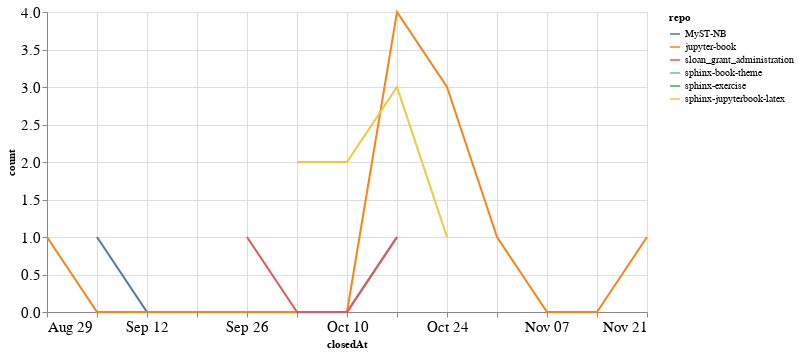

Here is the notebook cell this chart was saved with:
### Code cell
closed_by_time = closed_by.groupby('repo').resample('W', on='closedAt').count()['author'].reset_index()
closed_by_time = closed_by_time.rename(columns={'author': 'count'})

alt.Chart(closed_by_time, width=600).mark_line().encode(
    x='closedAt',
    y='count',
    color='repo',
    tooltip="repo"
)

### Figure 1 — Vega-Lite specification as saved in the notebook (floating-point values rounded to 4 significant figures)
{"config": {"axisLeft": {"labelFontSize": 15}, "axisBottom": {"labelFontSize": 15}}, "data": {"name": "data-381621defedd694deb08a49ba03356b9"}, "mark": "line", "encoding": {"color": {"type": "nominal", "field": "repo"}, "tooltip": {"type": "nominal", "field": "repo"}, "x": {"type": "temporal", "field": "closedAt"}, "y": {"type": "quantitative", "field": "count"}}, "width": 600, "$schema": "https://vega.github.io/schema/vega-lite/v4.8.1.json", "datasets": {"data-381621defedd694deb08a49ba03356b9": [{"repo": "MyST-NB", "closedAt": "2021-09-05T00:00:00", "count": 1}, {"repo": "MyST-NB", "closedAt": "2021-09-12T00:00:00", "count": 0}, {"repo": "MyST-NB", "closedAt": "2021-09-19T00:00:00", "count": 0}, {"repo": "MyST-NB", "closedAt": "2021-09-26T00:00:00", "count": 0}, {"repo": "MyST-NB", "closedAt": "2021-10-03T00:00:00", "count": 0}, {"repo": "MyST-NB", "closedAt": "2021-10-10T00:00:00", "count": 0}, {"repo": "MyST-NB", "closedAt": "2021-10-17T00:00:00", "count": 1}, {"repo": "jupyter-book", "closedAt": "2021-08-29T00:00:00", "count": 1}, {"repo": "jupyter-book", "closedAt": "2021-09-05T00:00:00", "count": 0}, {"repo": "jupyter-book", "closedAt": "2021-09-12T00:00:00", "count": 0}, {"repo": "jupyter-book", "closedAt": "2021-09-19T00:00:00", "count": 0}, {"repo": "jupyter-book", "closedAt": "2021-09-26T00:00:00", "count": 0}, {"repo": "jupyter-book", "closedAt": "2021-10-03T00:00:00", "count": 0}, {"repo": "jupyter-book", "closedAt": "2021-10-10T00:00:00", "count": 0}, {"repo": "jupyter-book", "closedAt": "2021-10-17T00:00:00", "count": 4}, {"repo": "jupyter-book", "closedAt": "2021-10-24T00:00:00", "count": 3}, {"repo": "jupyter-book", "closedAt": "2021-10-31T00:00:00", "count": 1}, {"repo": "jupyter-book", "closedAt": "2021-11-07T00:00:00", "count": 0}, {"repo": "jupyter-book", "closedAt": "2021-11-14T00:00:00", "count": 0}, {"repo": "jupyter-book", "closedAt": "2021-11-21T00:00:00", "count": 1}, {"repo": "sloan_grant_administration", "closedAt": "2021-09-26T00:00:00", "count": 1}, {"repo": "sloan_grant_administration", "closedAt": "2021-10-03T00:00:00", "count": 0}, {"repo": "sloan_grant_administration", "closedAt": "2021-10-10T00:00:00", "count": 0}, {"repo": "sloan_grant_administration", "closedAt": "2021-10-17T00:00:00", "count": 1}, {"repo": "sphinx-book-theme", "closedAt": "2021-09-26T00:00:00", "count": 1}, {"repo": "sphinx-exercise", "closedAt": "2021-11-07T00:00:00", "count": 1}, {"repo": "sphinx-jupyterbook-latex", "closedAt": "2021-10-03T00:00:00", "count": 2}, {"repo": "sphinx-jupyterbook-latex", "closedAt": "2021-10-10T00:00:00", "count": 2}, {"repo": "sphinx-jupyterbook-latex", "closedAt": "2021-10-17T00:00:00", "count": 3}, {"repo": "sphinx-jupyterbook-latex", "closedAt": "2021-10-24T00:00:00", "count": 1}]}}
